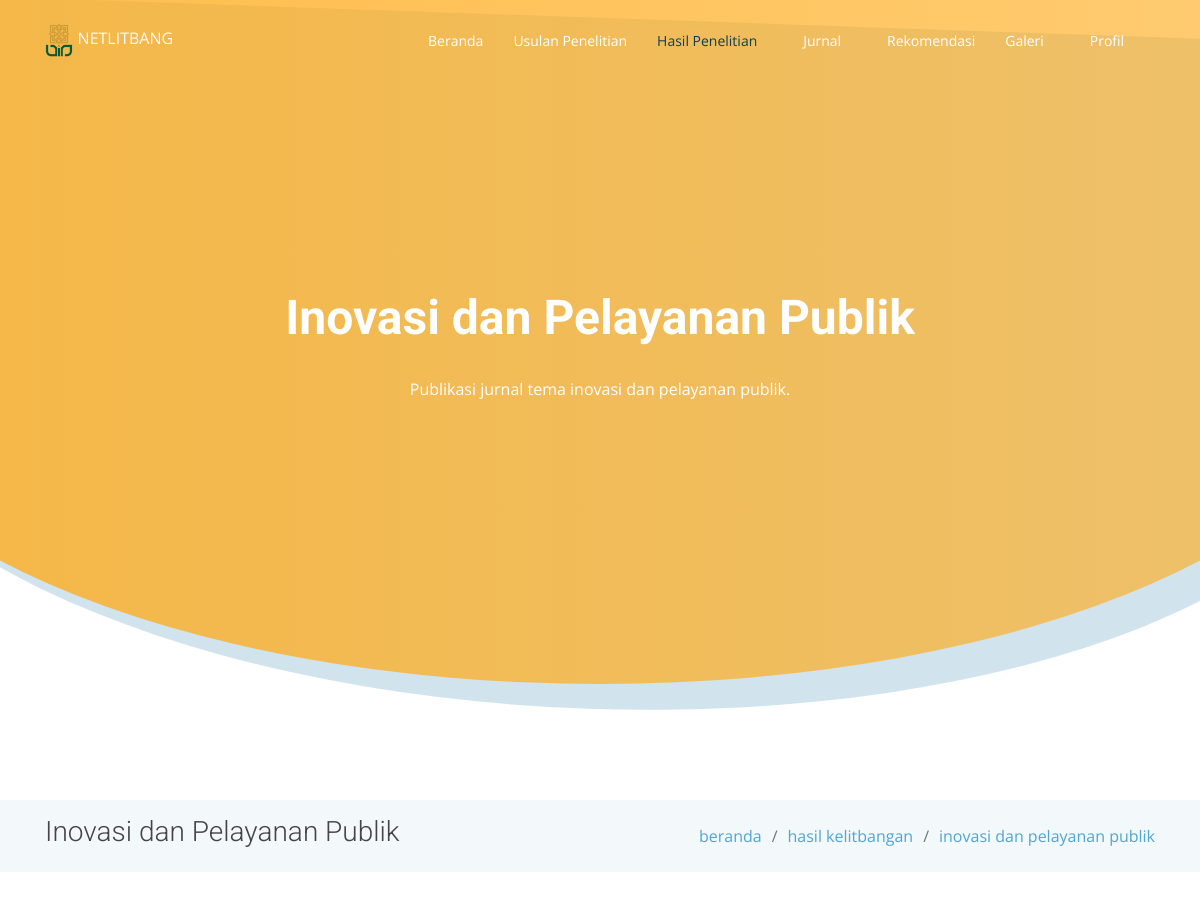
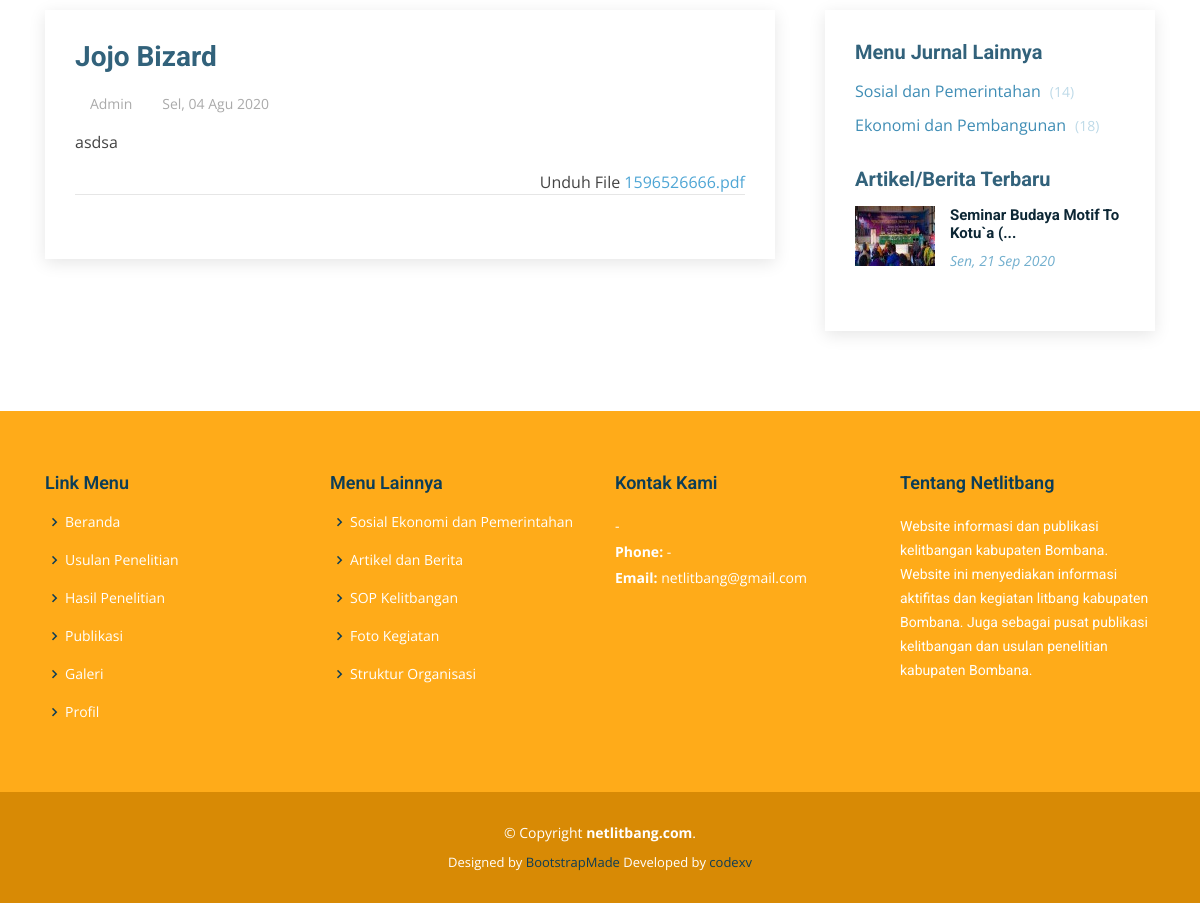
Screenshot of /litbang/detail/inovasi-pelayanan-publik/jojo-bizard-1596526666 with the database file from the repository (2 pictures, top to bottom).
### tables this page shows
CREATE TABLE `articles` (
  `id` int(11) NOT NULL,
  `title` varchar(250) DEFAULT NULL,
  `content` text NOT NULL,
  `file` varchar(55) DEFAULT NULL,
  `start_date` date DEFAULT NULL,
  `end_date` date DEFAULT NULL,
  `type` enum('sop-kelitbangan','rik-bombana','agenda-kegiatan','rekomendasi','artikel-berita','sosial-pemerintahan','ekonomi-pembangunan','inovasi-pelayanan-publik','definisi','regulasi','kontak-kami','struktur-organisasi','gambar','foto-kegiatan','video') NOT NULL,
  `slug` varchar(250) DEFAULT NULL,
  `created_at` timestamp NOT NULL DEFAULT current_timestamp(),
  `created_by` int(11) NOT NULL,
  `updated_at` timestamp NULL DEFAULT NULL,
  `updated_by` int(11) DEFAULT NULL
);

### application/controllers/Litbang.php (called while the page is built, shortened)
<?php
class Litbang extends CI_Controller {
	public function __construct() {
		$this->load->model('Litbang_model');
	}
	public function detail($content, $slug) {
		$data					= $this->__getContentData($content, 'detail', $slug);
		$data['new_articles']	= $this->Litbang_model->getNewArticle();
		$this->load->view('templates/header');
		$this->load->view('templates/head-content', $data);
		$this->load->view('pages/litbang/'.$content.'-detail');
		$this->load->view('templates/footer');
	}
	protected function __getContentData($content, $function = 'index', $slug = NULL) {
		if($function == 'index') {
			if($content == 'sosial-pemerintahan') {
				$data				= $this->__getPagination($content, 'articles');
				$data['head']		= 'Sosial Ekonomi dan Pemerintahan';
				$data['content']	= 'Publikasi jurnal tema sosial ekonomi dan pemerintahan.';
				$data['title']		= 'Sosial Ekonomi dan Pemerintahan';
				$data['link_map']	= [
					[
						'title'	=> 'beranda',
						'slug'	=> base_url()
					],
					[
						'title'	=> 'hasil kelitbangan',
						'slug'	=> NULL
					],
					[
						'title'	=> 'sosial ekonomi dan pemerintahan',
						'slug'	=> NULL
					],
				];
				$data['side_submenu']	= [
					[
						'title'	=> 'Pembangunan, Inovasi dan Teknologi',
						'slug'	=> base_url('litbang/ekonomi-pembangunan'),
						'total'	=> $this->Litbang_model->getTotalData('ekonomi-pembangunan', 'articles')
					],
				];
				return $data;
			}else if($content == 'ekonomi-pembangunan') {
				$data				= $this->__getPagination($content, 'articles');
				$data['head']		= 'Pembangunan, Inovasi dan Teknologi';
				$data['content']	= 'Publikasi jurnal tema pembangunan, inovasi dan teknologi.';
				$data['title']		= 'Pembangunan, Inovasi dan Teknologi';
				$data['link_map']	= [
					[
						'title'	=> 'beranda',
						'slug'	=> base_url()
					],
					[
						'title'	=> 'hasil kelitbangan',
						'slug'	=> NULL
					],
					[
						'title'	=> 'pembangunan, inovasi dan teknologi',
						'slug'	=> NULL
					],
				];
				$data['side_submenu']	= [
					[
						'title'	=> 'Sosial Ekonomi dan Pemerintahan',
						'slug'	=> base_url('litbang/sosial-pemerintahan'),
						'total'	=> $this->Litbang_model->getTotalData('sosial-pemerintahan', 'articles')
					],
				];
				return $data;
			}else if($content == 'inovasi-pelayanan-publik') {
				$data				= $this->__getPagination($content, 'articles');
				$data['head']		= 'Inovasi dan Pelayanan Publik';
				$data['content']	= 'Publikasi jurnal tema inovasi dan pelayanan publik.';
				$data['title']		= 'Inovasi dan Pelayanan Publik';
				$data['link_map']	= [
					[
						'title'	=> 'beranda',
						'slug'	=> base_url()
					],
					[
						'title'	=> 'hasil kelitbangan',
						'slug'	=> NULL
					],
					[
						'title'	=> 'inovasi dan pelayanan publik',
						'slug'	=> NULL
					],
				];
				$data['side_submenu']	= [
					[
						'title'	=> 'Sosial dan Pemerintahan',
						'slug'	=> base_url('litbang/sosial-pemerintahan'),
						'total'	=> $this->Litbang_model->getTotalData('sosial-pemerintahan', 'articles')
					],
					[
						'title'	=> 'Ekonomi dan Pembangunan',
						'slug'	=> base_url('litbang/ekonomi-pembangunan'),
						'total' => $this->Litbang_model->getTotalData('ekonomi-pembangunan', 'articles')
					]
				];
				return $data;
			}
		}else if($function == 'detail') {
			if($content == 'sosial-pemerintahan') {
				$data['results']	= $this->Litbang_model->getDetailData('articles', $slug);
				$data['head']		= 'Sosial Ekonomi dan Pemerintahan';
				$data['content']	= 'Publikasi jurnal tema sosial ekonomi dan pemerintahan.';
				$data['title']		= 'Sosial Ekonomi dan Pemerintahan';
				$data['link_map']	= [
					[
						'title'	=> 'beranda',
						'slug'	=> base_url()
					],
					[
						'title'	=> 'jurnal',
						'slug'	=> NULL
					],
					[
						'title'	=> 'sosial ekonomi dan pemerintahan',
						'slug'	=> base_url('litbang/sosial-pemerintahan')
					],
					[
						'title'	=> 'detail jurnal',
						'slug'	=> NULL
					],
				];
				$data['side_submenu']	= [
					[
						'title'	=> 'Pembangunan, Inovasi dan Teknologi',
						'slug'	=> base_url('litbang/ekonomi-pembangunan'),
						'total'	=> NULL
					],
				];
				return $data;
			}else if($content == 'inovasi-pelayanan-publik') {
				$data['results']	= $this->Litbang_model->getDetailData('articles', $slug);
				$data['head']		= 'Inovasi dan Pelayanan Publik';
				$data['content']	= 'Publikasi jurnal tema inovasi dan pelayanan publik.';
				$data['title']		= 'Inovasi dan Pelayanan Publik';
				$data['link_map']	= [
					[
						'title'	=> 'beranda',
						'slug'	=> base_url()
					],
					[
						'title'	=> 'hasil kelitbangan',
						'slug'	=> NULL
					],
					[
						'title'	=> 'inovasi dan pelayanan publik',
						'slug'	=> NULL
					],
				];
				$data['side_submenu']	= [
					[
						'title'	=> 'Sosial dan Pemerintahan',
						'slug'	=> base_url('litbang/sosial-pemerintahan'),
						'total'	=> $this->Litbang_model->getTotalData('sosial-pemerintahan', 'articles')
					],
					[
						'title'	=> 'Ekonomi dan Pembangunan',
						'slug'	=> base_url('litbang/ekonomi-pembangunan'),
						'total' => $this->Litbang_model->getTotalData('ekonomi-pembangunan', 'articles')
					]
				];
				return $data;
			}
		}
	}
}

### index.php (called while the page is built, shortened)
<?php
require_once BASEPATH.'core/CodeIgniter.php';

### application/models/Litbang_model.php (called while the page is built, shortened)
<?php
class Litbang_model extends CI_Model{
    public function getNewArticle(){
                      $this->db->limit(3);
                      $this->db->order_by('created_at', 'DESC');
        $results    = $this->db->get_where('articles', ['type' => 'artikel-berita'])->result_array();
        return $results;
    }
    public function getDetailData($table, $slug) {
        $results    = $this->db->get_where($table, ['slug' => $slug])->result_array();
        return $results;
    }
}

### application/helpers/rmy_helper.php (called while the page is built, shortened)
<?php defined('BASEPATH') OR exit('No direct script access allowed');
if (! function_exists('_limitText($string, $limit = 100)'))
{
	function _limitText($string, $limit = 100) {
        $string = strip_tags($string);
        if (strlen($string) > $limit) {
            $stringCut = substr($string, 0, $limit);
            $endPoint = strrpos($stringCut, ' ');
            $string = $endPoint? substr($stringCut, 0, $endPoint) : substr($stringCut, 0);
            $string .= '...';
        }
        return $string;
    }
}
if (! function_exists('_dateShortID($date)'))
{
	function _dateShortID($date){
        $bulan = array(
            'Jan',
            'Feb',
            'Mar',
            'Apr',
            'Mei',
            'Jun',
            'Jul',
            'Agu',
            'Sep',
            'Okt',
            'Nov',
            'Des'
        );
        $hari = array(
            'Monday' => 'Sen',
            'Tuesday' => 'Sel',
            'Wednesday' => 'Rab',
            'Thursday' => 'Kam',
            'Friday' => 'Jum',
            'Saturday' => 'Sab',
            'Sunday' => 'Min'
        );
        $split = explode(' ', $date);
        $split = explode('-', $split[0]);
        $indexHari = date('l', strtotime($date));
        return $hari[$indexHari].', '.$split[2].' '.$bulan[$split[1]-1].' '.$split[0];
    }
}

### application/views/pages/litbang/inovasi-pelayanan-publik-detail.php (the view, shortened to what this page needs)
<main id="main">
    <section class="breadcrumbs">
        <div class="container">
            <div class="d-flex justify-content-between align-items-center">
            <h2><?=$title?></h2>
            <ol>
                <?php
                    foreach($link_map as $link) {
                ?>
                <li><a href="<?=$link['slug']?>"><?=$link['title']?></a></li>
                <?php
                    }
                ?>
            </ol>
            </div>
        </div>
    </section>
    <section class="blog" data-aos="fade-up" data-aos-easing="ease-in-out" data-aos-duration="500">
        <div class="container">
            <div class="row">
                <div class="col-lg-8 entries">
                    <article class="entry entry-single">
                        <h2 class="entry-title">
                            <a href="#"><?=$results[0]['title']?></a>
                        </h2>
                        <div class="entry-meta">
                            <ul>
                            <li class="d-flex align-items-center"><i class="icofont-user"></i> <a href="#">Admin</a></li>
                            <li class="d-flex align-items-center"><i class="icofont-wall-clock"></i> <a href="#"><time datetime="<?=date('Y-m-d')?>"><?=_dateShortID($results[0]['created_at'])?></time></a></li>
                            </ul>
                        </div>
                        <div class="entry-content">
                            <p><?=$results[0]['content']?></p>
                        </div>
                        <div class="read-more text-right">
                            Unduh File <a href="<?=base_url('uploads/files/').$results[0]['file']?>" download=""><?=$results[0]['file']?></a>
                        </div>
                        <div class="entry-footer clearfix">
                            <div class="float-right share">
                                <a href="#" title="Share on Twitter"><i class="icofont-twitter"></i></a>
                                <a href="#" title="Share on Facebook"><i class="icofont-facebook"></i></a>
                                <a href="#" title="Share on Instagram"><i class="icofont-instagram"></i></a>
                            </div>
                        </div>
                    </article>
                </div>
                <div class="col-lg-4">
                    <div class="sidebar">
                    <h3 class="sidebar-title">Menu Jurnal Lainnya</h3>
                    <div class="sidebar-item categories">
                        <ul>
                            <?php
                                foreach($side_submenu as $submenu) {
                            ?>
                            <li><a href="<?=$submenu['slug']?>"><?=$submenu['title']?> <?=!empty($submenu['total']) ? '<span>('.$submenu['total'].')</span>' : '' ?></a></li>
                            <?php
                                }
                            ?>
                        </ul>
                    </div>
                    <h3 class="sidebar-title">Artikel/Berita Terbaru</h3>
                    <div class="sidebar-item recent-posts">
                        <?php
                            if(!empty($new_articles)) {
                                foreach($new_articles as $value) {
                        ?>
                        <div class="post-item clearfix">
                            <img src="<?=base_url('uploads/images/thumbs/').$value['file']?>" alt="gambar">
                            <h4><a href="<?=base_url('journal/detail/artikel-berita/').$value['slug']?>"><?=_limitText($value['title'],35)?></a></h4>
                            <time datetime="<?=date('Y-m-d')?>"><?=_dateShortID($value['created_at'])?></time>
                        </div>
                        <?php
                                }
                            }else {
                        ?>
                        <h3>Tidak ada berita.</h3>
                        <?php
                            }
                        ?>
                    </div>
                    </div>
                </div>
            </div>
        </div>
    </section>
</main>

### front/assets/css/style.css (style rules this page uses)
body { font-family: "Open Sans", sans-serif; color: #444; }
a { color: #4fa6d5; }
h1, h2, h3, h4, h5, h6, .font-primary { font-family: "Roboto", sans-serif; }
#main { margin-top: 80px; }
section { padding: 60px 0; }
.breadcrumbs { padding: 15px 0; background-color: #f3f8fa; min-height: 40px; }
.breadcrumbs h2 { font-size: 28px; font-weight: 300; }
.breadcrumbs ol { display: flex; flex-wrap: wrap; list-style: none; padding: 0; margin: 0; }
.breadcrumbs ol li + li { padding-left: 10px; }
.breadcrumbs ol li + li::before { display: inline-block; padding-right: 10px; color: #6c757d; content: "/"; }
.blog { padding: 40px 0 20px 0; }
.blog .entry { padding: 30px; margin-bottom: 60px; box-shadow: 0 4px 16px rgba(0, 0, 0, 0.1); }
.blog .entry .entry-title { font-size: 28px; font-weight: bold; padding: 0; margin: 0 0 20px 0; }
.blog .entry .entry-title a { color: #32627b; transition: 0.3s; }
.blog .entry .entry-meta { margin-bottom: 15px; color: #dddddd; }
.blog .entry .entry-meta ul { display: flex; flex-wrap: wrap; list-style: none; padding: 0; margin: 0; }
.blog .entry .entry-meta ul li + li { padding-left: 15px; }
.blog .entry .entry-meta i { font-size: 14px; padding-right: 4px; }
.blog .entry .entry-meta a { color: #aaaaaa; font-size: 14px; display: inline-block; }
.blog .entry .entry-content p { line-height: 24px; }
.blog .entry .entry-footer { padding-top: 10px; border-top: 1px solid #e6e6e6; }
.blog .entry .entry-footer i { color: #4c99c1; display: inline; }
.blog .entry .entry-footer a { color: #90c0d8; transition: 0.3s; }
.blog .entry .entry-footer .share { font-size: 16px; }
.blog .entry .entry-footer .share i { padding-left: 5px; }
.blog .entry-single { margin-bottom: 30px; }
.blog .sidebar { padding: 30px; margin: 0 0 60px 20px; box-shadow: 0 4px 16px rgba(0, 0, 0, 0.1); }
.blog .sidebar .sidebar-title { font-size: 20px; font-weight: 700; padding: 0 0 0 0; margin: 0 0 15px 0; color: #32627b; position: relative; }
.blog .sidebar .sidebar-item { margin-bottom: 30px; }
.blog .sidebar .categories ul { list-style: none; padding: 0; }
.blog .sidebar .categories ul li + li { padding-top: 10px; }
.blog .sidebar .categories ul a { color: #3f8db5; }
.blog .sidebar .categories ul a span { padding-left: 5px; color: #bedae8; font-size: 14px; }
.blog .sidebar .recent-posts img { width: 80px; float: left; }
.blog .sidebar .recent-posts h4 { font-size: 15px; margin-left: 95px; font-weight: bold; }
.blog .sidebar .recent-posts h4 a { color: #0d2735; transition: 0.3s; }
.blog .sidebar .recent-posts time { display: block; margin-left: 95px; font-style: italic; font-size: 14px; color: #72afce; }

### rows the page displays
articles: title "Jojo Bizard", created_at "Sel, 04 Agu 2020", content "asdsa", file "1596526666.pdf"
articles: file (picture), title "Seminar Budaya Motif To Kotu`a (...", created_at "Sen, 21 Sep 2020"

### other values shown
$head "Inovasi dan Pelayanan Publik"
$content "Publikasi jurnal tema inovasi dan pelayanan publik."
$title "Inovasi dan Pelayanan Publik"
$link['title'] "beranda"
$link['title'] "hasil kelitbangan"
$link['title'] "inovasi dan pelayanan publik"
$submenu['title'] "Sosial dan Pemerintahan"
$submenu['total'] "14"
$submenu['title'] "Ekonomi dan Pembangunan"
$submenu['total'] "18"
